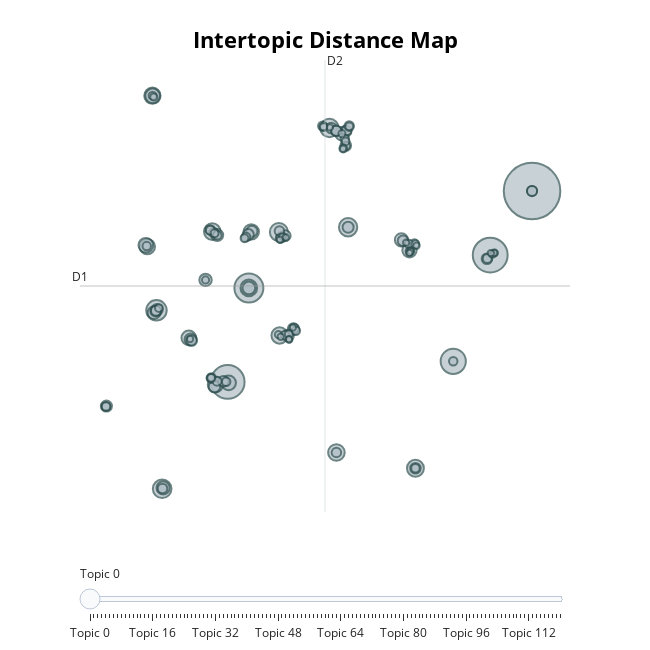

The notebook cell this image was saved under:
### Code cell
import pandas as pd
import re
import nltk
from nltk.corpus import stopwords

# Загрузка стоп-слов для русского языка (если еще не загружены)
nltk.download("stopwords")
russian_stopwords = stopwords.words("russian")

def preprocess_text(text):
    """
    Предварительная обработка:
    - Приведение к нижнему регистру
    - Удаление пунктуации
    - Токенизация (разбивка по пробелам)
    - Удаление русских стоп-слов
    """
    text = text.lower()
    text = re.sub(r'[^\w\s]', '', text)
    tokens = text.split()
    tokens = [word for word in tokens if word not in russian_stopwords]
    return " ".join(tokens)

# Чтение данных из Excel файла
df = pd.read_excel("results\reviews.xlsx")

# --- ВЫВОД СПИСКА ДОСТУПНЫХ ЭМОЦИЙ --- 

# Функция для извлечения уникальных эмоций из колонки "Эмоции"
def extract_unique_emotions(emotions_series):
    unique_emotions = set()
    for val in emotions_series.dropna():
        # Разбиваем по запятой, очищаем пробелы и приводим к нижнему регистру
        emotions = [e.strip().lower() for e in str(val).split(",") if e.strip()]
        unique_emotions.update(emotions)
    return sorted(list(unique_emotions))

unique_emotions = extract_unique_emotions(df["Эмоции"])

# Выводим список доступных эмоций с номерами
print("Доступные эмоции:")
for idx, emotion in enumerate(unique_emotions):
    print(f"{idx}: {emotion}")

# Запрашиваем у пользователя выбор эмоций по номерам
emotion_indices_str = input("Введите номера эмоций для фильтрации (через запятую) или оставьте пустым: ").strip()
if emotion_indices_str:
    try:
        # Извлекаем номера и получаем соответствующие эмоции
        selected_indices = [int(idx.strip()) for idx in emotion_indices_str.split(",") if idx.strip().isdigit()]
        selected_emotions = [unique_emotions[i] for i in selected_indices if i < len(unique_emotions)]
    except Exception as e:
        print("Ошибка при выборе эмоций. Фильтрация по эмоциям не будет применяться.")
        selected_emotions = []
else:
    selected_emotions = []

# --- ДОПОЛНИТЕЛЬНАЯ ФИЛЬТРАЦИЯ ПО КЛАССИФИКАЦИИ ---

# Запрашиваем номера классов для фильтрации (формат: 0,4,...)
classification_filter_str = input("Введите номера классов для фильтрации (через запятую, например: 0,4) или оставьте пустым: ").strip()
if classification_filter_str:
    try:
        filter_class_indices = [int(idx.strip()) for idx in classification_filter_str.split(",") if idx.strip().isdigit()]
    except ValueError:
        print("Ошибка в вводе номеров классов. Фильтрация по классам отключена.")
        filter_class_indices = []
else:
    filter_class_indices = []

# Функция для проверки, содержит ли отзыв хотя бы одну из выбранных эмоций
def check_emotions(row_emotions, selected_emotions):
    if not selected_emotions:
        return True
    # Приводим строку с эмоциями в список
    emotions = [e.strip().lower() for e in str(row_emotions).split(",") if e.strip()]
    return any(e in emotions for e in selected_emotions)

# Функция для проверки классификации
def check_classification(class_str, filter_class_indices):
    if not filter_class_indices:
        return True
    try:
        class_vals = [int(x) for x in class_str.split(",")]
    except Exception:
        return False
    return any((idx < len(class_vals)) and (class_vals[idx] == 1) for idx in filter_class_indices)

# Применяем фильтрацию по эмоциям и классификации
df_filtered = df[
    df["Эмоции"].apply(lambda x: check_emotions(x, selected_emotions)) &
    df["Классификация"].apply(lambda x: check_classification(x, filter_class_indices))
]

print(f"\nОтобрано {len(df_filtered)} отзывов из исходных {len(df)} по заданным критериям.")

# --- ПРЕДОБРАБОТКА ТЕКСТОВ ---

# Предполагаем, что текст отзыва находится в столбце 'Отзыв'
df_filtered['processed_review'] = df_filtered['Отзыв'].apply(preprocess_text)
texts = df_filtered['processed_review'].tolist()

# --- ТЕМАТИЧЕСКОЕ МОДЕЛИРОВАНИЕ С BERTopic ---

from sentence_transformers import SentenceTransformer
# Используем модель для русского языка
embedder = SentenceTransformer("cointegrated/rubert-tiny")

from hdbscan import HDBSCAN
from umap import UMAP
cluster_model = HDBSCAN(min_cluster_size=4, min_samples=5, metric='euclidean', cluster_selection_method='eom')
umap_model = UMAP(n_components=5, n_neighbors=15, metric='cosine', random_state = 42)

from bertopic import BERTopic
topic_model = BERTopic(
    embedding_model=embedder,
    hdbscan_model=cluster_model,
    language="russian",
    umap_model=umap_model,
    verbose=True
)

topics, probs = topic_model.fit_transform(texts)

print("\nИнформация по темам до редукции:")
print(topic_model.get_topic_info())

# Опционально: объединение схожих тем
print("\nИнформация по темам после редукции:")
print(topic_model.get_topic_info())

# Визуализация распределения тем
fig = topic_model.visualize_topics()
fig.show()

# Вывод детальной информации для темы с идентификатором 0 (если такая тема есть)
if 0 in topic_model.get_topic_info()["Topic"].values:
    print("\nДетальная информация по теме 0:")
    print(topic_model.get_topic(0))
else:
    print("Тема 0 не найдена. Проверьте информацию по темам.")
